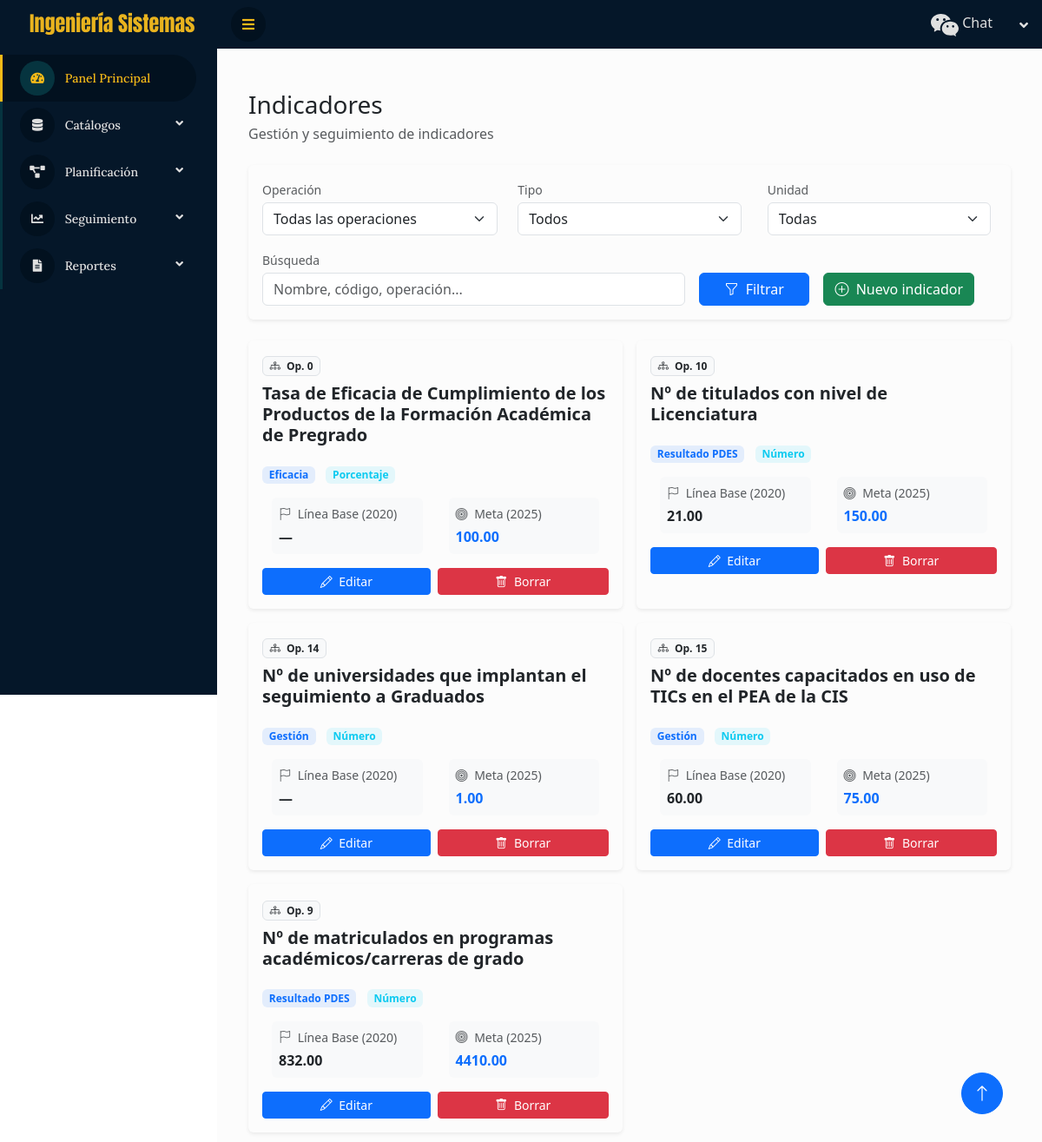
The page /indicadores/ on the database its author committed.
### cis/models.py (models this page shows, shortened)
class TimeStampedModel(models.Model):
    creado = models.DateTimeField(auto_now_add=True)
    actualizado = models.DateTimeField(auto_now=True)
    class Meta:
        abstract = True

class Indicador(TimeStampedModel):
    operacion = models.ForeignKey(Operacion, on_delete=models.CASCADE, related_name="indicadores")
    codigo = models.CharField(max_length=30, blank=True)  # si manejas un código interno del indicador
    nombre = models.CharField(max_length=300)  # “Nº de matriculados…”, “Tasa de eficacia…”
    tipo = models.CharField(max_length=20, choices=TipoIndicador.choices, default=TipoIndicador.OTRO)
    unidad = models.CharField(max_length=3, choices=UnidadMedida.choices, default=UnidadMedida.NUMERO)
    formula_texto = models.TextField(blank=True)  # “TECPFAP = …” o “N/C”
    anio_linea_base = models.PositiveSmallIntegerField(default=2020)
    linea_base = models.DecimalField(**DECIMALS, null=True, blank=True)
    anio_meta = models.PositiveSmallIntegerField(default=2025)
    meta_valor = models.DecimalField(**DECIMALS, null=True, blank=True)
    fuentes = models.ManyToManyField(FuenteInformacion, blank=True, related_name="indicadores")
    observaciones = models.TextField(blank=True)
    class Meta:
        unique_together = [("operacion","nombre")]
        indexes = [models.Index(fields=["operacion","nombre"]), models.Index(fields=["tipo","unidad"])]
        verbose_name = "Indicador"

class Operacion(TimeStampedModel):
    accion = models.ForeignKey(AccionEstrategica, on_delete=models.CASCADE, related_name="operaciones")
    codigo = models.CharField(max_length=20, blank=True)  # el “9”, “10”, “14”, “15” de tu cuadro
    descripcion = models.TextField()  # “Difundir a través de los medios…”
    class Meta:
        unique_together = [("accion","codigo")]
        indexes = [models.Index(fields=["accion","codigo"])]
        verbose_name = "Operación"

### cis/views.py (the view, shortened to what this page needs)
# urls.py: path("indicadores/", views.IndicadorListView.as_view(), name="indicador_list"),
class IndicadorListView(ListView):
    model = Indicador
    template_name = "planificacion/indicador_list.html"
    context_object_name = "indicadores"
    paginate_by = 10
    def get_queryset(self):
        qs = (Indicador.objects
              .select_related("operacion", "operacion__accion", "operacion__accion__objetivo",
                              "operacion__accion__objetivo__area_org")
              .prefetch_related("fuentes")
              .order_by("operacion__codigo", "nombre"))
        q = self.request.GET.get("q", "").strip()
        op = self.request.GET.get("op", "").strip()
        tipo = self.request.GET.get("tipo", "").strip()
        unidad = self.request.GET.get("unidad", "").strip()
        if op:
            qs = qs.filter(operacion_id=op)
        if tipo:
            qs = qs.filter(tipo=tipo)
        if unidad:
            qs = qs.filter(unidad=unidad)
        return qs
    def get_context_data(self, **kwargs):
        ctx = super().get_context_data(**kwargs)
        ctx["q"] = self.request.GET.get("q", "").strip()
        ctx["op_selected"] = self.request.GET.get("op", "")
        ctx["tipo_selected"] = self.request.GET.get("tipo", "")
        ctx["unidad_selected"] = self.request.GET.get("unidad", "")
        ctx["operaciones"] = Operacion.objects.all().order_by("codigo")
        ctx["tipos"] = TipoIndicador.choices
        ctx["unidades"] = UnidadMedida.choices
        return ctx

### cis/templates/planificacion/indicador_list.html (shortened to what this page needs)
{% extends "base.html" %}
{% load bootstrap_extras %}
{% block content %}
<div class="container-fluid py-4">
  <div class="d-flex justify-content-between align-items-center mb-4">
    <div>
      <h1 class="h3 mb-1">Indicadores</h1>
      <p class="text-muted mb-0">Gestión y seguimiento de indicadores</p>
    </div>
  </div>
  <div class="card border-0 shadow-sm mb-4">
    <div class="card-body">
      <form method="get" class="row g-3">
        <div class="col-12 col-md-4 ">
          <label class="form-label small text-muted mb-1">Operación</label>
          <select name="op" class="form-select">
            <option value="">Todas las operaciones</option>
          </select>
        </div>
        <div class="col-6 col-md-4 ">
          <label class="form-label small text-muted mb-1">Tipo</label>
          <select name="tipo" class="form-select">
            <option value="">Todos</option>
          </select>
        </div>
        <div class="col-6 col-md-4 ">
          <label class="form-label small text-muted mb-1">Unidad</label>
          <select name="unidad" class="form-select">
            <option value="">Todas</option>
          </select>
        </div>
        <div class="col-12 col-md-7 ">
          <label class="form-label small text-muted mb-1">Búsqueda</label>
          <input type="text" name="q" value="{{ q }}" class="form-control" placeholder="Nombre, código, operación...">
        </div>
        <div class="col-12 col-md-2 d-flex align-items-end">
          <button class="btn btn-primary w-100">
            <i class="bi bi-funnel me-1"></i> Filtrar
          </button>
        </div>
        <div class="col-12 col-md-3 d-flex align-items-end">
          <a href="{% url 'indicador_create' %}" class="btn btn-success">
            <i class="bi bi-plus-circle me-1"></i> Nuevo indicador
          </a>
        </div>
      </form>
    </div>
  </div>
  <div class="row g-3">
    {% for ind in indicadores %}
      <div class="col-12 col-lg-6 col-xl-6">
        <div class="card border-0 shadow-sm h-100 hover-card">
          <div class="card-body">
            <div class="d-flex justify-content-between align-items-start mb-3">
              <div class="flex-grow-1">
                <span class="badge bg-light text-dark border mb-2">
                  <i class="bi bi-diagram-3 me-1"></i> Op. {{ ind.operacion.codigo|default:'-' }}
                </span>
                <h5 class="card-title mb-1 fw-semibold">{{ ind.nombre }}</h5>
              </div>
            </div>
            <div class="mb-3">
              <span class="badge bg-primary bg-opacity-10 text-primary me-2">
                {{ ind.get_tipo_display }}
              </span>
              <span class="badge bg-info bg-opacity-10 text-info">
                {{ ind.get_unidad_display }}
              </span>
            </div>
            <div class="row g-2 mb-3">
              <div class="col-6">
                <div class="p-2 bg-light rounded">
                  <div class="small text-muted mb-1">
                    <i class="bi bi-flag me-1"></i> Línea Base ({{ ind.anio_linea_base|default:'—' }})
                  </div>
                  <div class="fw-bold">{{ ind.linea_base|default:"—" }}</div>
                </div>
              </div>
              <div class="col-6">
                <div class="p-2 bg-light rounded">
                  <div class="small text-muted mb-1">
                    <i class="bi bi-bullseye me-1"></i> Meta ({{ ind.anio_meta|default:'—' }})
                  </div>
                  <div class="fw-bold text-primary">{{ ind.meta_valor|default:"—" }}</div>
                </div>
              </div>
            </div>
            <div class="d-flex gap-2">
              <a href="{% url 'indicador_update' ind.pk %}" class="btn btn-sm btn-primary flex-fill">
                <i class="bi bi-pencil me-1"></i> Editar
              </a>
              <a href="{% url 'indicador_delete' ind.pk %}" class="btn btn-sm btn-danger flex-fill">
                <i class="bi bi-trash me-1"></i> Borrar
              </a>
            </div>
          </div>
        </div>
      </div>
    {% endfor %}
  </div>
</div>
{% endblock %}

### cis/static/css/style.css (style rules this page uses)
select { width: 100%; max-width: 100%; box-sizing: border-box; }
.col-6 { padding-right: 15px; padding-left: 15px; }
:root { --primary: #f5ba18; --secondary: #06343f; ; --light: #e0e0e0; --dark: #02111f; ; }
.card { border: 1px solid rgb(238, 238, 238); background: transparent; }
.btn { transition: 0.5s; }

### cis/templates/planificacion/indicador_list.html (style rules this page uses)
.hover-card { transition: transform 0.2s, box-shadow 0.2s; }
.form-label { font-weight: 500; }

### rows shown on the page
Indicador: operacion.codigo "0", nombre "Tasa de Eficacia de Cumplimiento de los Productos de la Formación Académica de Pregrado", tipo "Eficacia", unidad "Porcentaje", anio_linea_base "2020", linea_base "—", anio_meta "2025", meta_valor "100.00"
Indicador: operacion.codigo "10", nombre "Nº de titulados con nivel de Licenciatura", tipo "Resultado PDES", unidad "Número", anio_linea_base "2020", linea_base "21.00", anio_meta "2025", meta_valor "150.00"
Indicador: operacion.codigo "14", nombre "Nº de universidades que implantan el seguimiento a Graduados", tipo "Gestión", unidad "Número", anio_linea_base "2020", linea_base "—", anio_meta "2025", meta_valor "1.00"
Indicador: operacion.codigo "15", nombre "Nº de docentes capacitados en uso de TICs en el PEA de la CIS", tipo "Gestión", unidad "Número", anio_linea_base "2020", linea_base "60.00", anio_meta "2025", meta_valor "75.00"
Indicador: operacion.codigo "9", nombre "Nº de matriculados en programas académicos/carreras de grado", tipo "Resultado PDES", unidad "Número", anio_linea_base "2020", linea_base "832.00", anio_meta "2025", meta_valor "4410.00"
